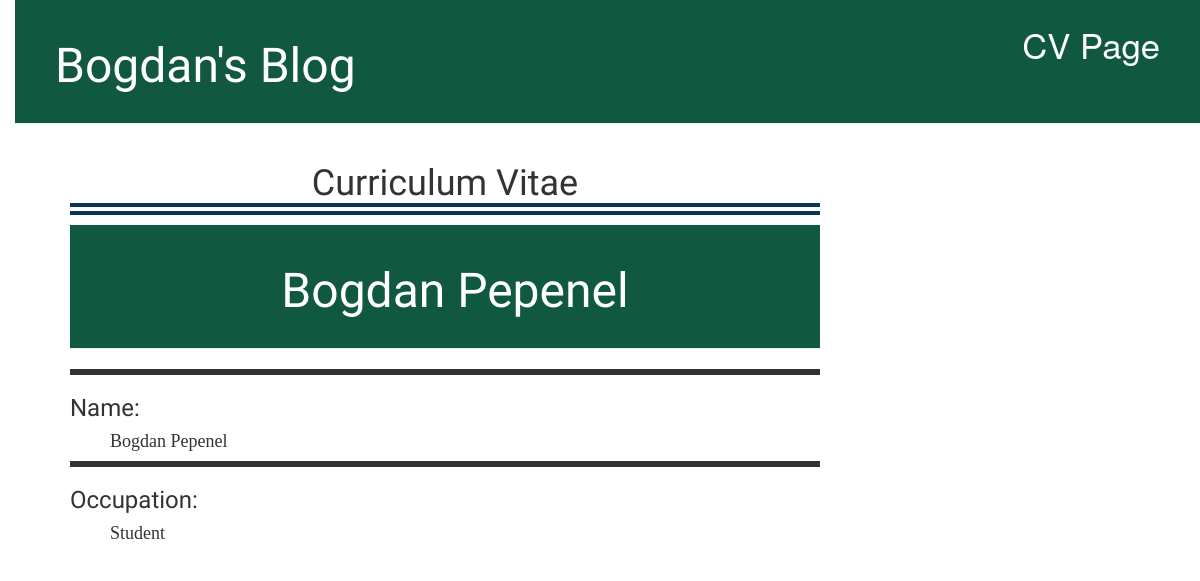
/cv, run on an earlier commit of the app's database.
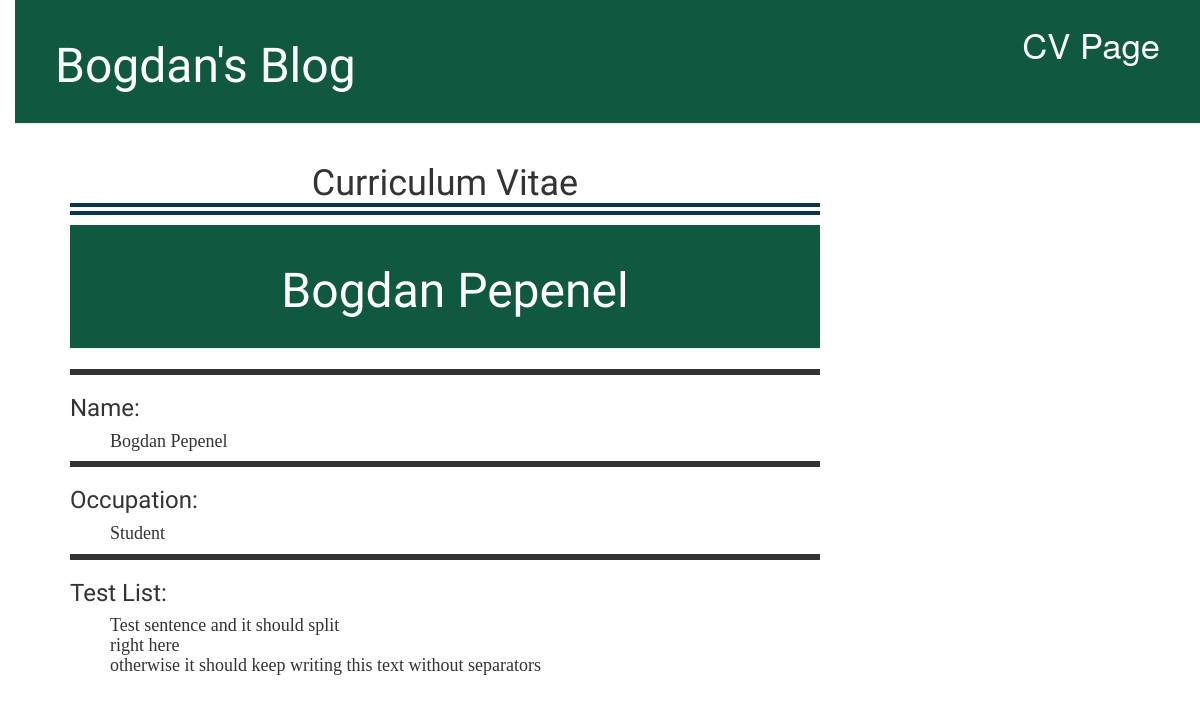
And on a later commit of the database.
### blog/models.py (models this page shows, shortened)
class Traits(models.Model):
    title = models.CharField(max_length=200)
    text = models.TextField()

### blog/views.py (the view)
# urls.py: path('cv', views.cv_view, name='cv_view'),
def cv_view(request):
    traits = Traits.objects.all()
    return render(request, '../../cv/templates/cv/cv.html', {'traits' : traits})

### cv/templates/cv/cv.html (shortened to what this page needs)
{% extends 'blog/base.html' %}
    {% block content %}
        <head>
        </head>
        <h1 style="border-bottom: 12px double #0a3652; text-align: center;">
            Curriculum Vitae
		</h1>
		<div class="page-header">
			<h1 style="text-align: center"><a href="\">Bogdan Pepenel</a></h1>
		</div>
        {% for trait in traits %}
            <div class="trait">
                <p class="solid">
                    <h3>{{trait.title}}:</h3>
                    <p><h4 style="font-family:'Times New Roman', Times, serif"><ul>{{trait.text|linebreaksbr }}</ul></h4></p>
                    </p>
            </div>
        {% endfor %}
    {% endblock %}

What changed in the data, as far as the page shows it:
added Traits: title "Test List", text "Test sentence and it should split right here otherwise it should keep writing this text without separators"
